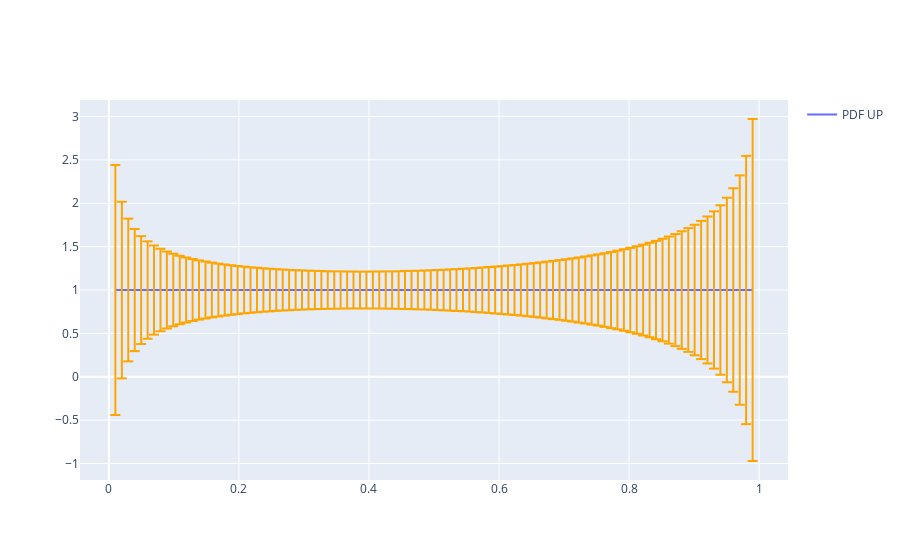

Notebook cell for this chart:
### Code cell
#--- Plot the figure (Ratio Plot)
figure_g = go.Figure()
pdf_up_trace = go.Scattergl(
                        x = pdf_dict['x-axis'],
                        y = np.ones(len(pdf_dict['x-axis'])),#pdf_dict['u'].mean(axis=0),
                        name='PDF UP',
                        showlegend=True,
                        error_y=dict(
                                type='data',
                                color='orange',
                                array=pdf_dict['u'].std(axis=0)/pdf_dict['d'].mean(axis=0),
                                #array=pdf_dict['u'].std(axis=0)*5,
                                visible=True
                                )
                        )
#--- Plotting pdf_up
figure_g.add_trace(pdf_up_trace)
